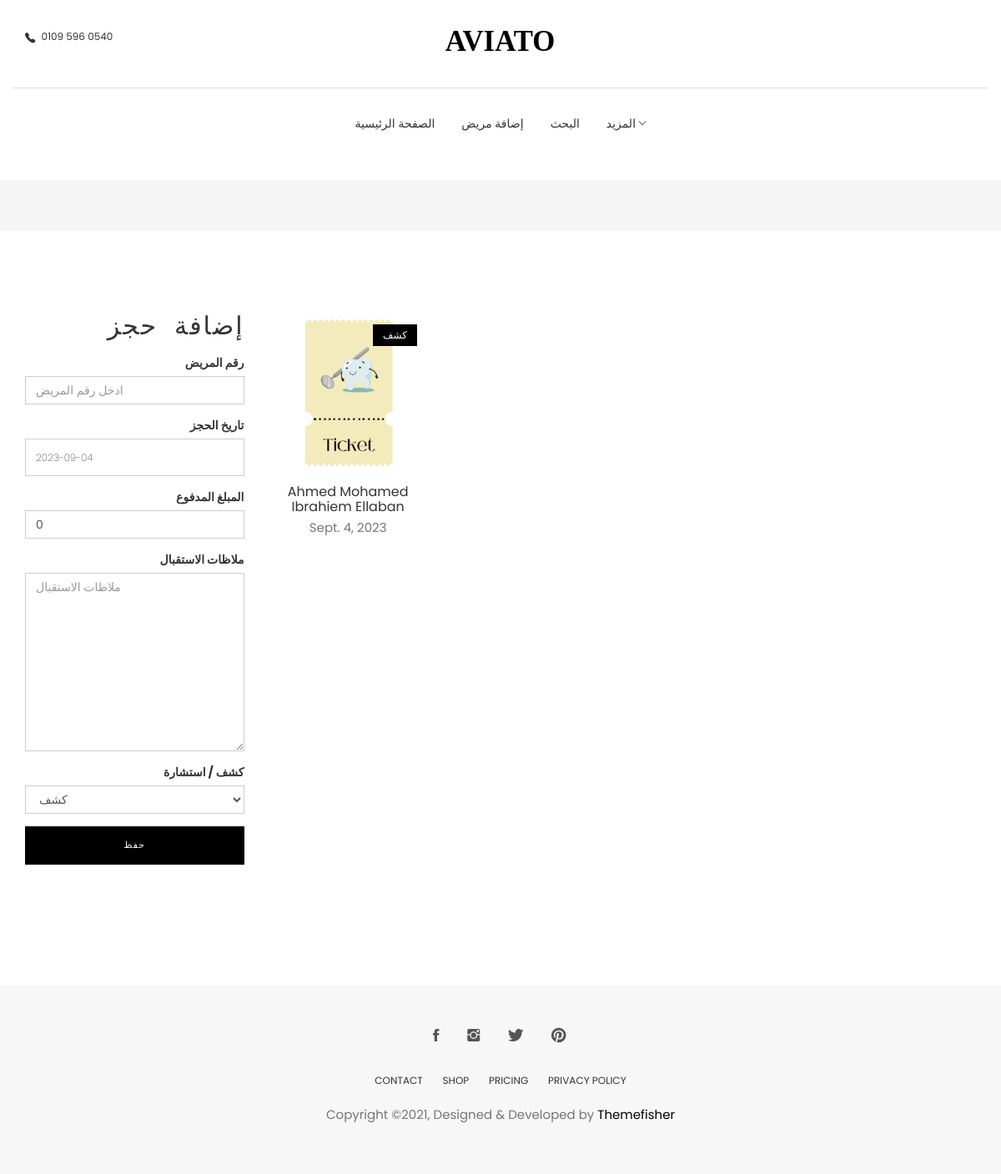
The app's page / (signed in) with its own data.
### dashboard/models.py (models this page shows, shortened)
class Ticket(models.Model):
    id = models.AutoField(primary_key=True, null=False, blank=False)
    patient = models.ForeignKey(Patient, null=False, blank=False, on_delete=models.CASCADE)
    user = models.ForeignKey(User, blank=False, null=False, on_delete=models.DO_NOTHING)
    date = models.DateField(auto_now=True)
    time = models.TimeField(auto_now=True)
    reservation_date = models.DateField(auto_created=True)
    amount_paid = models.IntegerField(null=False, blank=False, default=0)
    notes = models.TextField(max_length=100)
    examinationConsultation = models.CharField(max_length=12, choices=TICKET_TYPE, default=TICKET_TYPE[0][0])

### patient/models.py (models this page shows, shortened)
class Patient(models.Model):
    id = models.AutoField(primary_key=True, null=False, blank=False)
    user = models.ForeignKey(User, on_delete=models.DO_NOTHING)
    full_name = models.CharField(max_length=40, null=False, blank=False)
    phone = models.CharField(max_length=11, null=True, blank=False)
    age = models.IntegerField(null=True, blank=True, default=0)
    city = models.CharField(max_length=15, null=False, blank=False)
    description = models.TextField(max_length=1000)

### dashboard/views.py (the view)
# urls.py: 2. Add a URL to urlpatterns:  path('', views.home, name='home')
@login_required
def home(request, *args, **kwargs):
    form = TicketsForm(request.POST)
    queryset = Ticket.objects.filter(reservation_date=get_date())
    if request.method == 'POST':
        if form.is_valid():
            over_ride_form = form.save(commit=False)
            over_ride_form.user = request.user
            over_ride_form.patient = get_object_or_404(Patient, id=form.cleaned_data['get_patient'])
            over_ride_form.save()
        return redirect(request.META['HTTP_REFERER'])
    else:
        form = TicketsForm()
    context = {
        "page_title": 'الرئيسية',
        'form': form,
        'tickets': queryset,
    }
    return render(request, 'home.html', context)

### dashboard/forms.py (shortened to what this page needs)
class TicketsForm(forms.ModelForm):
    get_patient = forms.IntegerField()
    class Meta:
        model = Ticket
        fields = ['get_patient', 'reservation_date', 'amount_paid', 'notes', 'examinationConsultation']
    def __init__(self, *args, **kwargs):
        super().__init__(*args, **kwargs)
        self.fields['get_patient'].widget.attrs['placeholder'] = 'ادخل رقم المريض'
        self.fields['get_patient'].label = 'رقم المريض'
        self.fields['reservation_date'].label = 'تاريخ الحجز'
        self.fields['reservation_date'].dafult_value =''
        self.fields['reservation_date'].initial = f"{get_date()}"
        self.fields['amount_paid'].label =  "المبلغ المدفوع"
        self.fields['amount_paid'].dafult_value =''
        self.fields['notes'].label =  "ملاظات الاستقبال"
        self.fields['notes'].dafult_value =''
        self.fields['examinationConsultation'].label = " كشف / استشارة"
        self.fields['examinationConsultation'].dafult_value =''
        self.fields['examinationConsultation'].label = " كشف / استشارة"
        self.fields['examinationConsultation'].dafult_value =''

### rules/help_function.py (called while the page is built)
def get_date():
    today = date.today()
    formatted_date = today.strftime("%Y-%m-%d")
    return formatted_date

### dashboard/templates/home.html (shortened to what this page needs)
{% extends 'base.html' %}
{% load static %}
{% load bootstrap4 %}
{% block form %}
<form method="POST" enctype="multipart/form-data" style="text-align:right;" onsubmit="disableButton(this)">
    <h4 class="widget-title" style="text-align:right; font-family:monospace; font-size:30px;">إضافة حجز</h4>
    {% bootstrap_form form %}
    <input class="btn btn-main text-center w-100" type="submit" value="حفظ" id="submitButton">
</form>
{% endblock %}
{% block patients %}
			{% for ticket in tickets %}
			<div class="col-md-3">
				<div class="product-item">
					<div class="product-thumb">
						<span class="bage">{{ticket.examinationConsultation}}</span>
						<img class="img-responsive" src="{% static 'images/Ticket.png' %}" alt="Ticket-img" />
					</div>
					<div class="product-content">
						<h4>{{ticket.patient.full_name}}</h4>
						{% if ticket.reservation_date == ticket.date %}
						<p class="price">{{ticket.reservation_date}}</p>
						{% endif %}
					</div>
				</div>
			</div>
			{% endfor %}
{% endblock %}

### static/css/style.css (style rules this page uses)
body { line-height: 1.5; font-family: "Poppins", sans-serif; -webkit-font-smoothing: antialiased; }
p { font-family: "Poppins", sans-serif; color: #757575; font-size: 15px; }
h1, h2, h3, h4, h5, h6 { font-family: "Poppins", sans-serif; }
h1, h2, h3, h4, h5, h6 { font-weight: 400; }
input[type=email], input[type=password], input[type=text], input[type=tel] { border-radius: 0; box-shadow: none; height: 45px; outline: none; font-weight: 200; font-size: 12px; }
.form-control { box-shadow: none; border-radius: 0; }
.btn-main, .btn-small, .btn-transparent, .btn-solid-border { background: #000; color: #fff; display: inline-block; font-size: 11px; letter-spacing: 1px; padding: 14px 35px; text-transform: uppercase; font-weight: 200; border-radius: 0; }
.w-100 { width: 100%; }
.product-item { margin-bottom: 30px; }
.product-item .product-thumb { position: relative; }
.product-item .product-thumb img { width: 100%; height: auto; }
.product-item .product-thumb .bage { position: absolute; top: 12px; right: 12px; background: #000; color: #fff; font-size: 12px; padding: 4px 12px; font-weight: 300; display: inline-block; }
.product-item .product-thumb:before { transition: 0.3s all; opacity: 0; background: rgba(0, 0, 0, 0.6); content: ""; position: absolute; top: 0; right: 0; left: 0; bottom: 0; }
.product-item .product-content { text-align: center; }
.product-item .product-content h4 { font-size: 16px; font-weight: 400; margin-top: 15px; margin-bottom: 6px; }
.widget .widget-title { margin: 0; padding-bottom: 15px; font-size: 14px; font-weight: 400; text-transform: uppercase; letter-spacing: 2px; }

### records on screen
Ticket: examinationConsultation "كشف", patient.full_name "Ahmed Mohamed Ibrahiem Ellaban", reservation_date "Sept. 4, 2023"
